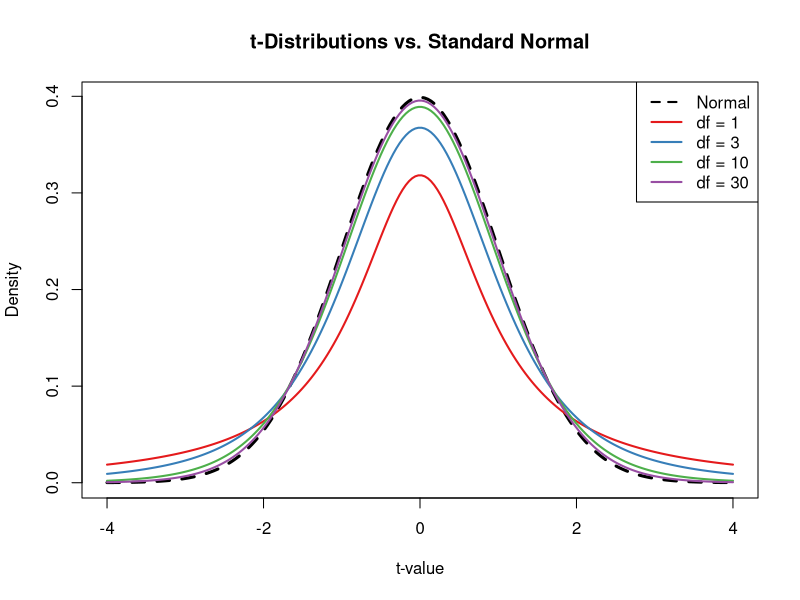
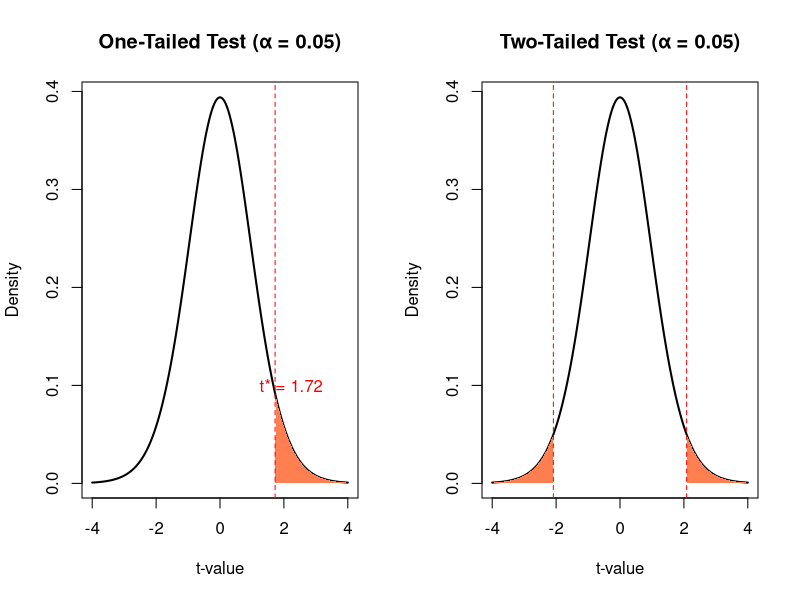
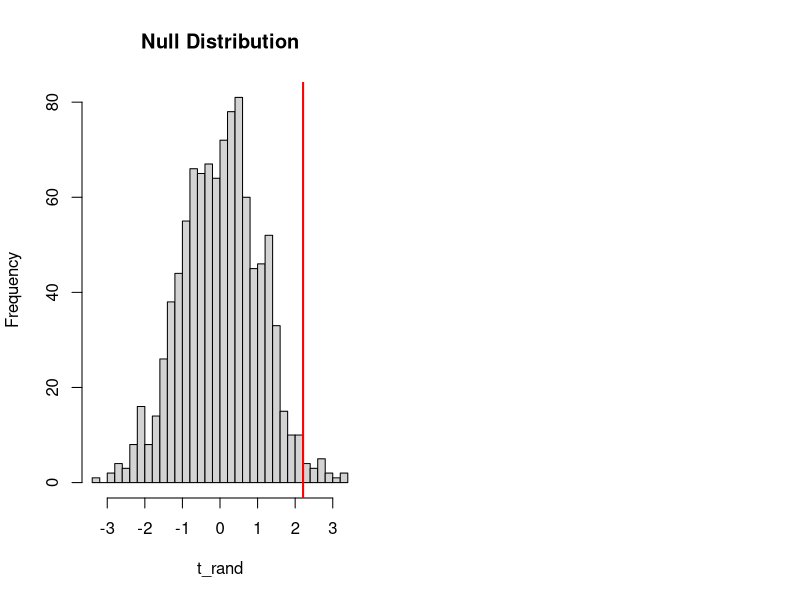
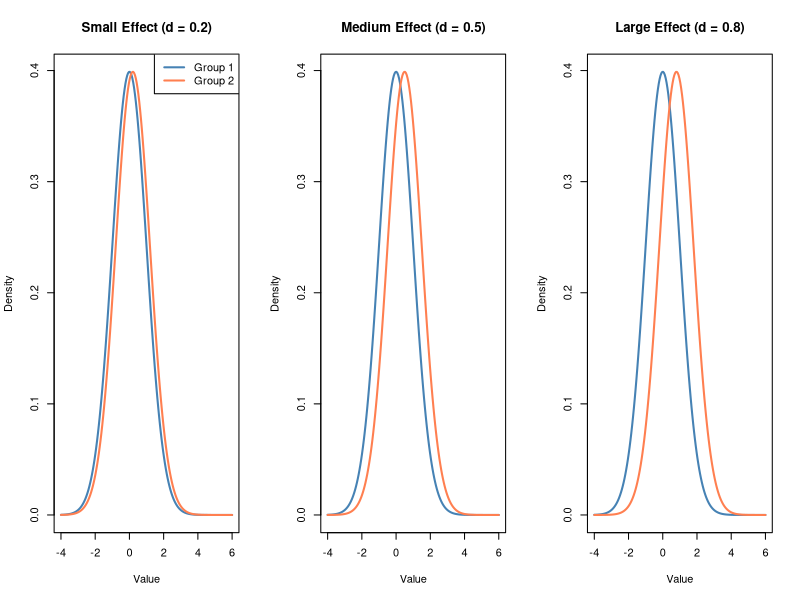

Recreate these plots in R, in order.
## ---- chunk 1
#| label: setup
#| include: false

# Core data manipulation and visualization
library(tidyverse)
library(knitr)
library(readxl)

# Statistical analysis packages
library(MASS)        # LDA, robust regression
library(pwr)         # Power analysis
library(boot)        # Bootstrap methods
library(car)         # Companion to Applied Regression
library(survival)    # Survival analysis
library(nlme)        # Mixed effects models

# Set consistent theme for all plots
theme_set(theme_minimal(base_size = 14))

# Set seed for reproducibility
set.seed(2026)
## ---- chunk 2
#| label: fig-t-dist-figure
#| fig-cap: "t-distributions approach normal as df increases"
#| fig-width: 9
#| fig-height: 4
#| echo: false

x <- seq(-4, 4, length.out = 200)
df_values <- c(1, 3, 10, 30)
colors <- c("#E41A1C", "#377EB8", "#4DAF4A", "#984EA3")

plot(x, dnorm(x), type = "l", lwd = 3, col = "black", lty = 2,
     ylab = "Density", xlab = "t-value",
     main = "t-Distributions vs. Standard Normal")

for(i in seq_along(df_values)) {
  lines(x, dt(x, df = df_values[i]), col = colors[i], lwd = 2)
}

legend("topright", c("Normal", paste("df =", df_values)),
       col = c("black", colors), lwd = 2, lty = c(2, rep(1, 4)))
## ---- chunk 3
#| label: fig-critical-regions
#| fig-cap: "Critical regions for α = 0.05 with df = 20"
#| fig-width: 10
#| fig-height: 4
#| echo: false

par(mfrow = c(1, 2))
x <- seq(-4, 4, length.out = 200)
df <- 20

# One-tailed test (upper)
plot(x, dt(x, df), type = "l", lwd = 2, main = "One-Tailed Test (α = 0.05)",
     xlab = "t-value", ylab = "Density")
crit_1 <- qt(0.95, df)
polygon(c(crit_1, x[x > crit_1], 4), c(0, dt(x[x > crit_1], df), 0),
        col = "coral", border = NA)
abline(v = crit_1, lty = 2, col = "red")
text(crit_1 + 0.5, 0.1, paste("t* =", round(crit_1, 2)), col = "red")

# Two-tailed test
plot(x, dt(x, df), type = "l", lwd = 2, main = "Two-Tailed Test (α = 0.05)",
     xlab = "t-value", ylab = "Density")
crit_2 <- qt(0.975, df)
polygon(c(crit_2, x[x > crit_2], 4), c(0, dt(x[x > crit_2], df), 0),
        col = "coral", border = NA)
polygon(c(-4, x[x < -crit_2], -crit_2), c(0, dt(x[x < -crit_2], df), 0),
        col = "coral", border = NA)
abline(v = c(-crit_2, crit_2), lty = 2, col = "red")
## ---- chunk 4
#| label: one-sample-t
#| echo: true

sample_data <- rnorm(30, mean = 10.5, sd = 2)
t.test(sample_data, mu = 10)
## ---- chunk 5
#| label: t-test-example
#| echo: true

set.seed(518)
pop1 <- rnorm(n = 100, mean = 2, sd = 0.5)
pop2 <- rnorm(n = 100, mean = 2.5, sd = 0.5)

t.test(pop1, pop2)
## ---- chunk 6
#| label: paired-t
#| echo: true

before <- c(200, 190, 210, 180, 195)
after <- c(180, 170, 190, 165, 175)

t.test(before, after, paired = TRUE)
## ---- chunk 7
#| echo: true

set.seed(22)

# Small effect (1% difference): 20.0 vs 20.2
cat("SMALL SAMPLE (n=10 per group):\n")
diet_A_small <- rnorm(10, 20, 2)
diet_B_small <- rnorm(10, 20.2, 2)
cat("  p-value:", round(t.test(diet_A_small, diet_B_small)$p.value, 4), "\n\n")

cat("LARGE SAMPLE (n=10,000 per group):\n")
diet_A_large <- rnorm(10000, 20, 2)
diet_B_large <- rnorm(10000, 20.2, 2)
cat("  p-value:", format(t.test(diet_A_large, diet_B_large)$p.value, scientific = TRUE), "\n")
## ---- chunk 8
#| label: empirical-null
#| echo: true
#| fig-width: 7
#| fig-height: 4

set.seed(56)
pop_1 <- rnorm(n = 50, mean = 20.1, sd = 2)
pop_2 <- rnorm(n = 50, mean = 19.3, sd = 2)

t_obs <- t.test(x = pop_1, y = pop_2, alternative = "greater")$statistic

pops_comb <- c(pop_1, pop_2)
t_rand <- replicate(1000, {
  pops_shuf <- sample(pops_comb)
  t.test(x = pops_shuf[1:50], y = pops_shuf[51:100], alternative = "greater")$statistic
})

hist(t_rand, breaks = 30, main = "Null Distribution", col = "lightgray")
abline(v = t_obs, col = "red", lwd = 2)
## ---- chunk 9
#| label: empirical-p
#| echo: true

p_value <- sum(t_rand >= t_obs) / 1000
cat("Empirical p-value:", p_value)
## ---- chunk 10
#| echo: true

# Example: Compare two groups
set.seed(123)
group1 <- rnorm(30, mean = 100, sd = 15)
group2 <- rnorm(30, mean = 108, sd = 15)

# Manual calculation
mean_diff <- mean(group2) - mean(group1)
pooled_sd <- sqrt(((29 * sd(group1)^2) + (29 * sd(group2)^2)) / 58)
cohens_d <- mean_diff / pooled_sd

cat("Mean difference:", round(mean_diff, 2), "\n")
cat("Cohen's d:", round(cohens_d, 2), "\n")

# Using t-test
t_result <- t.test(group2, group1)
cat("p-value:", format(t_result$p.value, digits = 4))
## ---- chunk 11
#| echo: true
#| fig-width: 10
#| fig-height: 4

par(mfrow = c(1, 3))

# Small effect (d = 0.2)
x <- seq(-4, 6, length.out = 200)
plot(x, dnorm(x, 0, 1), type = "l", lwd = 2, col = "steelblue",
     main = "Small Effect (d = 0.2)", ylab = "Density", xlab = "Value")
lines(x, dnorm(x, 0.2, 1), lwd = 2, col = "coral")
legend("topright", c("Group 1", "Group 2"), col = c("steelblue", "coral"), lwd = 2)

# Medium effect (d = 0.5)
plot(x, dnorm(x, 0, 1), type = "l", lwd = 2, col = "steelblue",
     main = "Medium Effect (d = 0.5)", ylab = "Density", xlab = "Value")
lines(x, dnorm(x, 0.5, 1), lwd = 2, col = "coral")

# Large effect (d = 0.8)
plot(x, dnorm(x, 0, 1), type = "l", lwd = 2, col = "steelblue",
     main = "Large Effect (d = 0.8)", ylab = "Density", xlab = "Value")
lines(x, dnorm(x, 0.8, 1), lwd = 2, col = "coral")
## ---- chunk 12
#| echo: true

# Bootstrap confidence interval for Cohen's d
library(boot)

# Function to calculate Cohen's d
calc_d <- function(data, indices) {
  d <- data[indices, ]
  g1 <- d[d$group == 1, "value"]
  g2 <- d[d$group == 2, "value"]
  pooled_sd <- sqrt(((length(g1)-1)*sd(g1)^2 + (length(g2)-1)*sd(g2)^2) /
                    (length(g1) + length(g2) - 2))
  (mean(g2) - mean(g1)) / pooled_sd
}

# Create data frame
effect_data <- data.frame(
  value = c(group1, group2),
  group = rep(1:2, each = 30)
)

# Bootstrap
boot_d <- boot(effect_data, calc_d, R = 1000)
boot_ci <- boot.ci(boot_d, type = "perc")
cat("Cohen's d =", round(boot_d$t0, 2),
    "\n95% CI: [", round(boot_ci$percent[4], 2), ",",
    round(boot_ci$percent[5], 2), "]")
## ---- chunk 13
#| label: multiple-testing
#| echo: true

# Original p-values from multiple tests
p_values <- c(0.001, 0.030, 0.040, 0.120, 0.250)

# Different correction methods
data.frame(
  original = p_values,
  bonferroni = p.adjust(p_values, method = "bonferroni"),
  holm = p.adjust(p_values, method = "holm"),
  BH = p.adjust(p_values, method = "BH")  # Benjamini-Hochberg (FDR)
)
